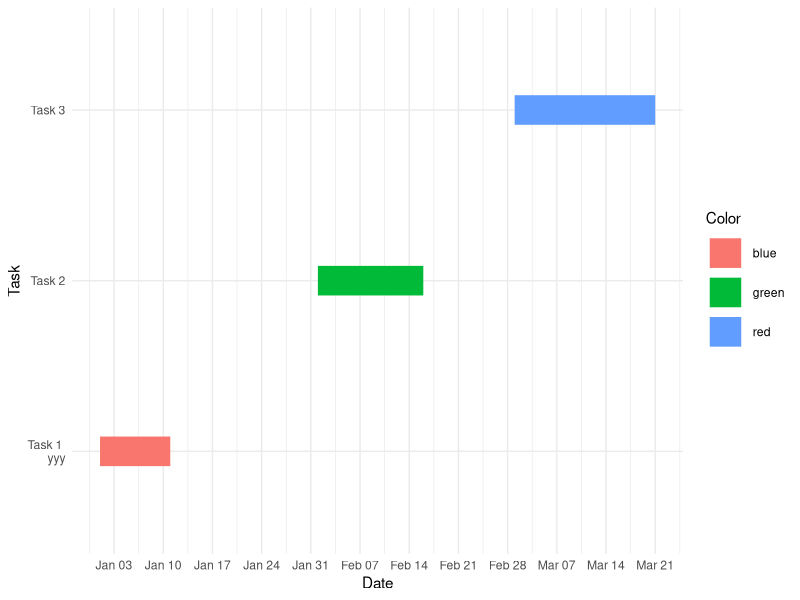

This figure's R source: (Note: this script raises an error after producing the figure.)
###########################
library(scales)
library(ggplot2)
# Example data
tasks <- c("Task 1 \n yyy", "Task 2", "Task 3")
start_dates <- as.Date(c("2022-01-01", "2022-02-01", "2022-03-01"))
durations <- c(10, 15, 20)  # Duration of each task in days

# Create data frame
df <- data.frame(Task = tasks, StartDate = start_dates, Duration = durations)
df$EndDate <- df$StartDate + df$Duration
# Example data frame with additional column for colors
df$Color <- c("blue", "green", "red")  # Example colors for each task

# Create the Gantt chart with custom colors
ggplot(df, aes(x = StartDate, xend = EndDate, y = Task, yend = Task, color = Color)) +
  geom_segment(size = 10) +
  scale_x_date(date_breaks = "1 week", date_labels = "%b %d") +
  labs(x = "Date", y = "Task") +
  theme_minimal()

##################################
tasks <- c("Development of doublet detection tool \n (Thesis Chapter 2)", 
           "Cancer-Immune interaction modelling \n (Thesis Chapter 3)", 
           'Immune-Stromal interaction modelling \n (Thesis Chapter 3)', 
           'Research Placement',
           'Spatial transcriptomics validation \n (Thesis Chapter 4)', 
           'Thesis writing and submission')
start_dates <- as.Date(c("2024-03-01", "2024-06-01", 
                         "2025-01-01", '2025-07-01', '2025-09-01', 
                         '2024-03-01'))
durations <- c(90, 180, 180, 90, 180, 850)  # Duration of each task in days
df <- data.frame(Task = tasks, StartDate = start_dates, Duration = durations)
df$EndDate <- df$StartDate + df$Duration
# Example data frame with additional column for colors
df$Color <- c("blue", "green", "red", 'blue', 'green', 'red')  # Example colors for each task

# Reorder Task based on StartDate in descending order
df$Task <- factor(df$Task, levels = df$Task[order(df$EndDate, decreasing = TRUE)])

# Plot the Gantt chart with year labels on the x-axis
p1<-ggplot(df, aes(x = StartDate, xend = EndDate, y = Task, yend = Task, color = Color)) +
  geom_segment(size = 10) +
  scale_x_date(date_breaks = "2 month", date_labels = "%Y-%b") +
  labs(x = " ", y = "Tasks") +
  ggtitle('Gantt Chart showing doctoral research plans') +
  theme_minimal() +
  theme(axis.title = element_text(face = "bold", size = 45),
        axis.text.x = element_text(angle = 45, hjust = 1, size =40, face= "bold"),
        axis.text.y = element_text(size =40, face= "bold"), 
        plot.title = element_text(hjust = 0.5, size = 45, face = 'bold'),
        panel.grid.major = element_line(color = "black", size = 0.3),  # Set major grid lines
        panel.grid.minor = element_line(color = "black", size = 0.3))+  # Set minor grid lines) +  # Center title
  NoLegend()
p1
png("/mnt/Data/shameed/Gannt_Chart.png", width = 32.5, height = 16.5, units = 'in', res = 600)
p1
dev.off()

